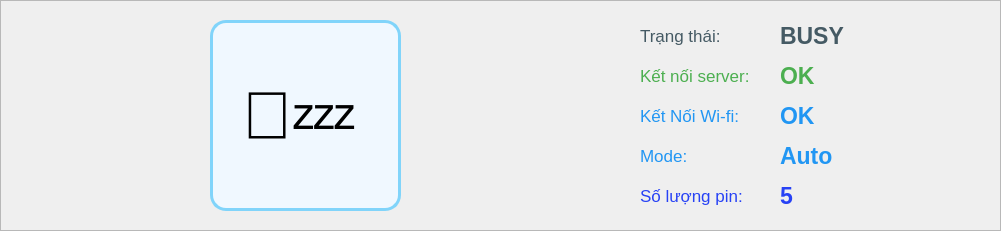
   <widget class="QFrame" name="general_status">
    <property name="geometry">
     <rect>
      <x>10</x>
      <y>50</y>
      <width>1001</width>
      <height>231</height>
     </rect>
    </property>
    <property name="styleSheet">
     <string notr="true">border: 3px solid #81D4FA;
border-radius: 10px;
background-color: #f8f9fa;

QLabel {
    border: none;
    border-radius: 0px;
}</string>
    </property>
    <property name="frameShape">
     <enum>QFrame::StyledPanel</enum>
    </property>
    <property name="frameShadow">
     <enum>QFrame::Raised</enum>
    </property>
    <widget class="QLabel" name="general_status_icon">
     <property name="geometry">
      <rect>
       <x>210</x>
       <y>20</y>
       <width>191</width>
       <height>191</height>
      </rect>
     </property>
     <property name="font">
      <font>
       <pointsize>50</pointsize>
      </font>
     </property>
     <property name="styleSheet">
      <string notr="true">border: 3px solid #81D4FA;
border-radius: 16px;
background-color: #F0F8FF;
padding: 12px;</string>
     </property>
     <property name="text">
      <string>🤖💤</string>
     </property>
    </widget>
    <widget class="QLabel" name="label_39">
     <property name="geometry">
      <rect>
       <x>640</x>
       <y>180</y>
       <width>111</width>
       <height>31</height>
      </rect>
     </property>
     <property name="font">
      <font>
       <pointsize>13</pointsize>
       <italic>false</italic>
      </font>
     </property>
     <property name="styleSheet">
      <string notr="true">border: none;
    border-radius: 0px;  color: #2742F5</string>
     </property>
     <property name="text">
      <string>Số lượng pin:</string>
     </property>
    </widget>
    <widget class="QLabel" name="status_value">
     <property name="geometry">
      <rect>
       <x>780</x>
       <y>20</y>
       <width>171</width>
       <height>31</height>
      </rect>
     </property>
     <property name="font">
      <font>
       <pointsize>17</pointsize>
       <weight>75</weight>
       <bold>true</bold>
      </font>
     </property>
     <property name="styleSheet">
      <string notr="true">border: none;
    border-radius: 0px; color: #455A64</string>
     </property>
     <property name="text">
      <string>BUSY</string>
     </property>
    </widget>
    <widget class="QLabel" name="label_38">
     <property name="geometry">
      <rect>
       <x>640</x>
       <y>140</y>
       <width>91</width>
       <height>31</height>
      </rect>
     </property>
     <property name="font">
      <font>
       <pointsize>13</pointsize>
      </font>
     </property>
     <property name="styleSheet">
      <string notr="true">border: none;
    border-radius: 0px; color: #2196F3</string>
     </property>
     <property name="text">
      <string>Mode:</string>
     </property>
    </widget>
    <widget class="QLabel" name="server_connect">
     <property name="geometry">
      <rect>
       <x>780</x>
       <y>60</y>
       <width>201</width>
       <height>31</height>
      </rect>
     </property>
     <property name="font">
      <font>
       <pointsize>17</pointsize>
       <weight>75</weight>
       <bold>true</bold>
      </font>
     </property>
     <property name="styleSheet">
      <string notr="true">border: none;
    border-radius: 0px; color: #4CAF50
</string>
     </property>
     <property name="text">
      <string>OK</string>
     </property>
    </widget>
    <widget class="QLabel" name="label_37">
     <property name="geometry">
      <rect>
       <x>640</x>
       <y>20</y>
       <width>91</width>
       <height>31</height>
      </rect>
     </property>
     <property name="font">
      <font>
       <pointsize>13</pointsize>
      </font>
     </property>
     <property name="styleSheet">
      <string notr="true">border: none;
    border-radius: 0px; color: #455A64
</string>
     </property>
     <property name="text">
      <string>Trạng thái:</string>
     </property>
    </widget>
    <widget class="QLabel" name="label_49">
     <property name="geometry">
      <rect>
       <x>640</x>
       <y>60</y>
       <width>121</width>
       <height>31</height>
      </rect>
     </property>
     <property name="font">
      <font>
       <pointsize>13</pointsize>
      </font>
     </property>
     <property name="styleSheet">
      <string notr="true">border: none;
    border-radius: 0px; color: #4CAF50
</string>
     </property>
     <property name="text">
      <string>Kết nối server:</string>
     </property>
    </widget>
    <widget class="QLabel" name="no_pin_value">
     <property name="geometry">
      <rect>
       <x>780</x>
       <y>180</y>
       <width>201</width>
       <height>31</height>
      </rect>
     </property>
     <property name="font">
      <font>
       <pointsize>17</pointsize>
       <weight>75</weight>
       <bold>true</bold>
      </font>
     </property>
     <property name="styleSheet">
      <string notr="true">border: none;
    border-radius: 0px; color: #2742F5

</string>
     </property>
     <property name="text">
      <string>5</string>
     </property>
    </widget>
    <widget class="QLabel" name="mode_value">
     <property name="geometry">
      <rect>
       <x>780</x>
       <y>140</y>
       <width>201</width>
       <height>31</height>
      </rect>
     </property>
     <property name="font">
      <font>
       <pointsize>17</pointsize>
       <weight>75</weight>
       <bold>true</bold>
      </font>
     </property>
     <property name="styleSheet">
      <string notr="true">border: none;
    border-radius: 0px; color: #2196F3
</string>
     </property>
     <property name="text">
      <string>Auto</string>
     </property>
    </widget>
    <widget class="QLabel" name="label_40">
     <property name="geometry">
      <rect>
       <x>640</x>
       <y>100</y>
       <width>121</width>
       <height>31</height>
      </rect>
     </property>
     <property name="font">
      <font>
       <pointsize>13</pointsize>
      </font>
     </property>
     <property name="styleSheet">
      <string notr="true">border: none;
    border-radius: 0px; color: #2196F3</string>
     </property>
     <property name="text">
      <string>Kết Nối Wi-fi:</string>
     </property>
    </widget>
    <widget class="QLabel" name="wifi_value">
     <property name="geometry">
      <rect>
       <x>780</x>
       <y>100</y>
       <width>201</width>
       <height>31</height>
      </rect>
     </property>
     <property name="font">
      <font>
       <pointsize>17</pointsize>
       <weight>75</weight>
       <bold>true</bold>
      </font>
     </property>
     <property name="styleSheet">
      <string notr="true">border: none;
    border-radius: 0px; color: #2196F3</string>
     </property>
     <property name="text">
      <string>OK</string>
     </property>
    </widget>
   </widget>
